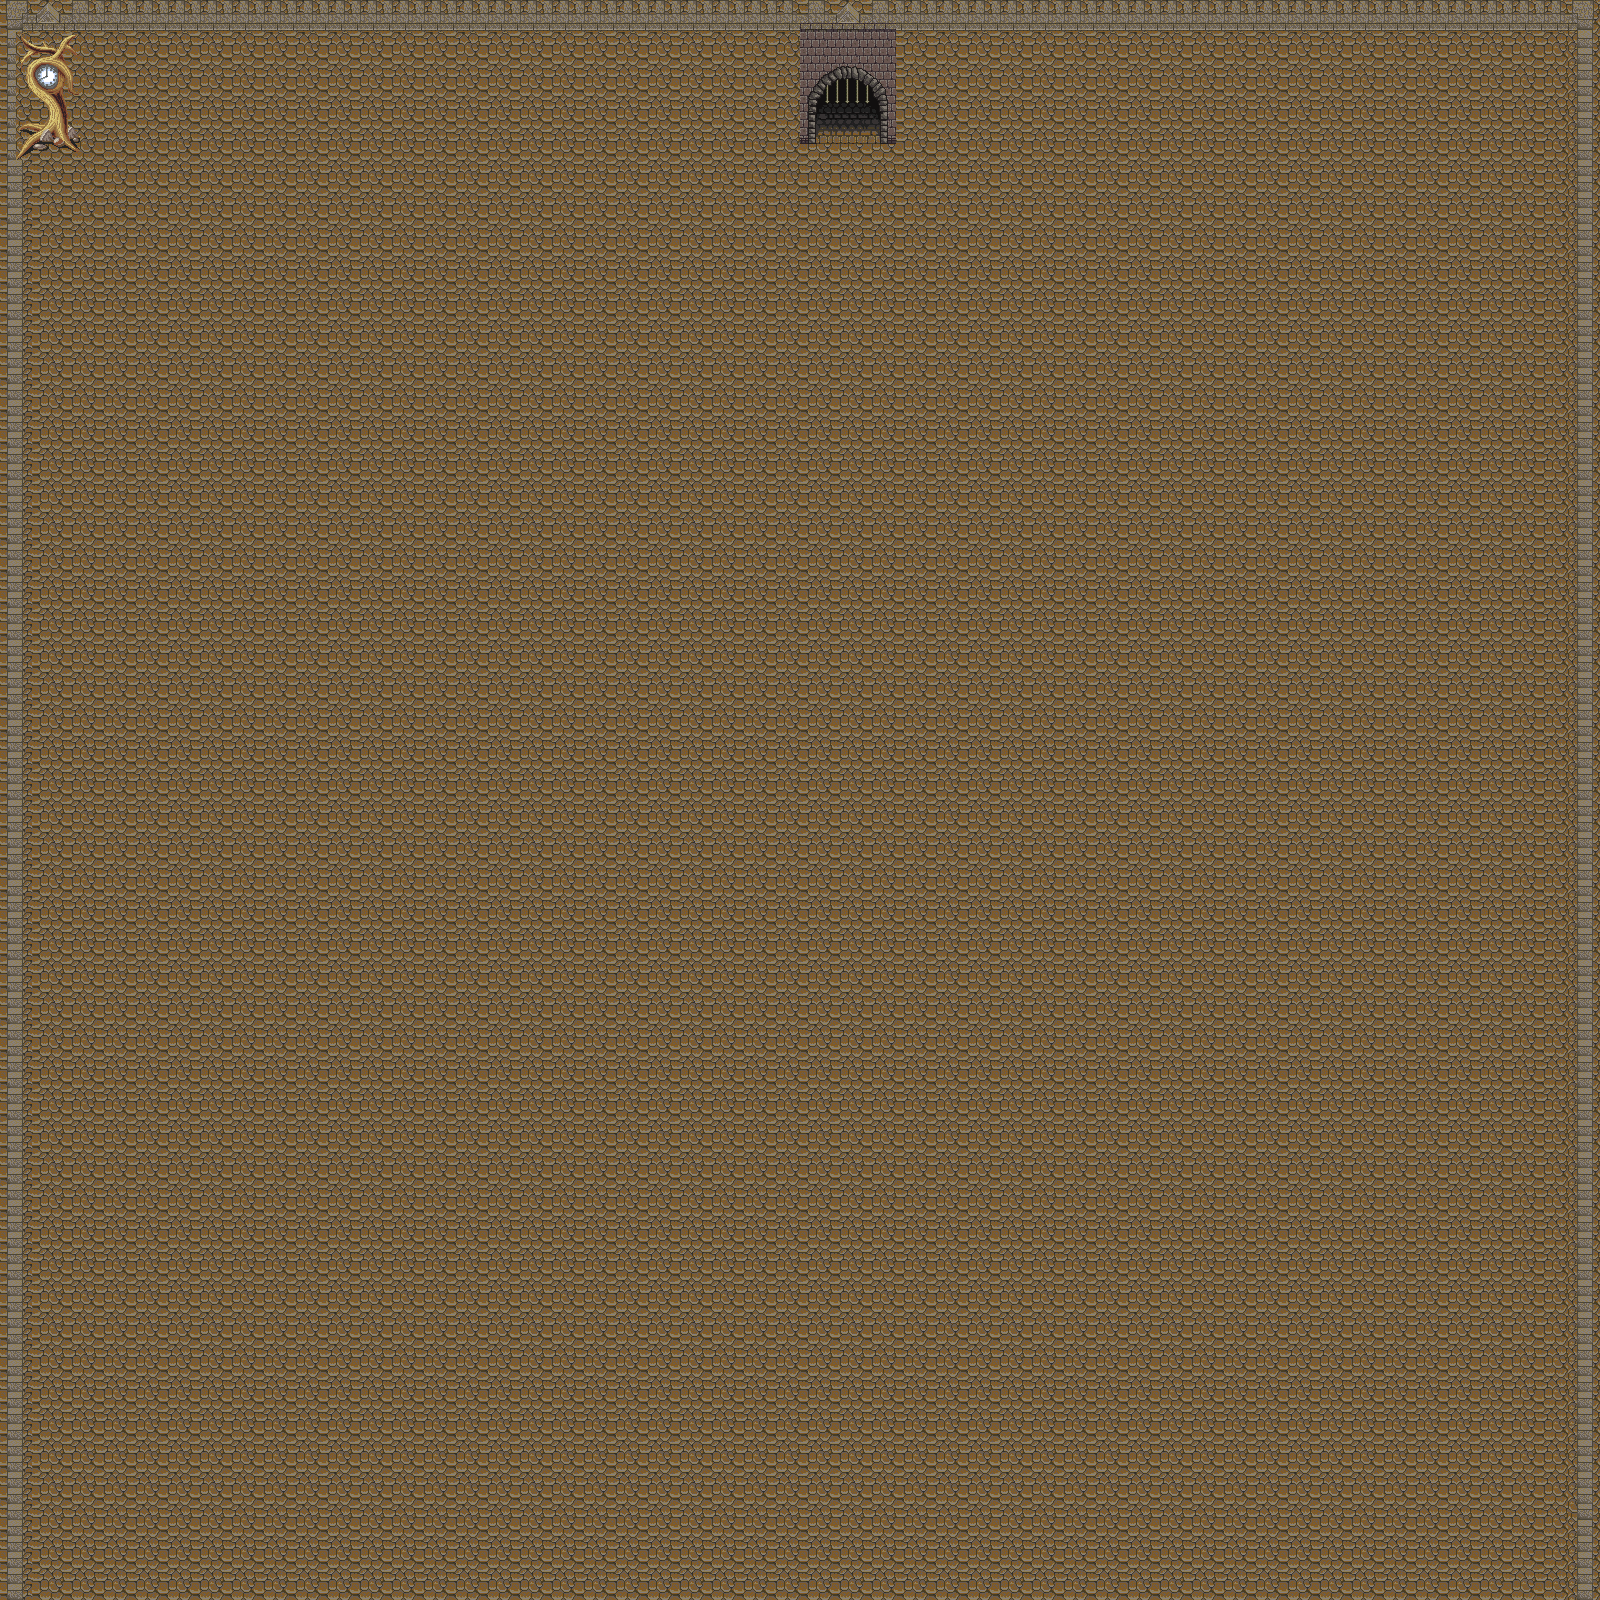

A level layout from a 2D game, rendered from its tile map. Below: a short description, then the map file with tile-grid data replaced by summaries:
An orthogonal 100x100 tile map with 16x16 px tiles, 2 tile layers (Слой тайлов 2, 3), 2 tilesets and 6 objects.

<map version="1.2" tiledversion="1.2.4" orientation="orthogonal" renderorder="right-down" width="100" height="100" tilewidth="16" tileheight="16" infinite="0" nextlayerid="7" nextobjectid="32">
 <tileset firstgid="1" name="new_Wall" tilewidth="16" tileheight="16" tilecount="1" columns="1">
  <image source="new_Wall.png" width="16" height="17" />
 </tileset>
 <tileset firstgid="2" source="Castle2.tsx" />
 <layer id="3" name="Слой тайлов 2" width="100" height="100">
  <data>[10000 cells, 10000 non-empty, 46 distinct tile ids]</data>
 </layer>
 <layer id="6" name="3" width="100" height="100">
  <data>[10000 cells, 658 non-empty, 108 distinct tile ids]</data>
 </layer>
 <objectgroup id="5" name="Obstacles">
  <object id="21" x="-154" y="-94.6667" width="176" height="1822.66" />
  <object id="22" x="-18" y="-95.3333" width="1608.67" height="124.667" />
  <object id="24" x="1577.33" y="-94" width="243.333" height="1819.34" />
  <object id="25" x="4.66667" y="1598" width="1613.33" height="130" />
  <object id="27" x="800" y="20.6667" width="96" height="121.333" />
  <object id="29" x="14.6667" y="24" width="66.6667" height="126.667" />
 </objectgroup>
</map>
